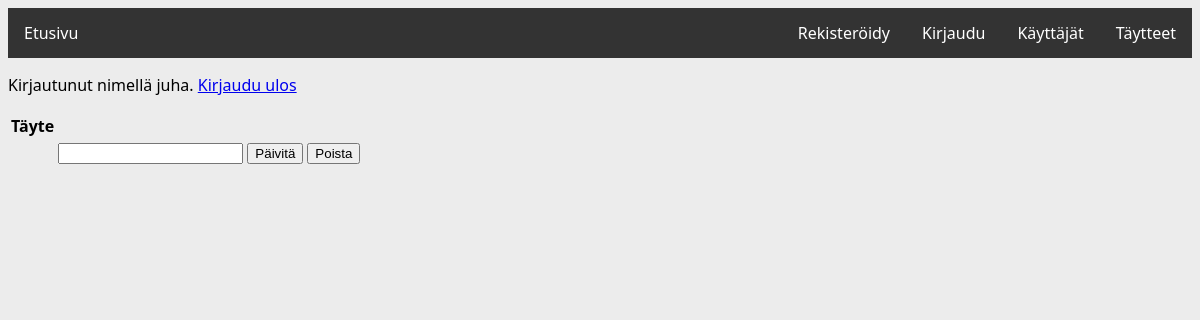
The page /taytteet/3/ (signed in) on the database as committed earlier.
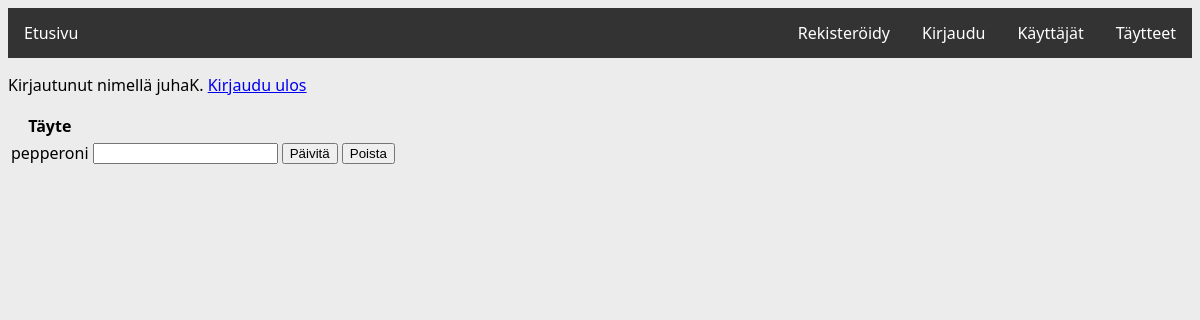
The same page on the database as committed later.
### application/auth/models.py (models this page shows, shortened)
class User(db.Model):
    __tablename__ = "account"
    id = db.Column(db.Integer, primary_key=True)
    name = db.Column(db.String(144), nullable=False)
    phone = db.Column(db.Integer, nullable=False)
    address = db.Column(db.String(144), nullable=False)
    username = db.Column(db.String(144), nullable=False)
    password = db.Column(db.String(144), nullable=False)

### application/taytteet/models.py (models this page shows, shortened)
class Tayte(db.Model):
    __tablename__ = "topping"
    id = db.Column(db.Integer, primary_key=True)
    name = db.Column(db.String(144), nullable=False)

### application/taytteet/views.py (the view)
@app.route("/taytteet/<tayte_id>/", methods=["GET"])
@login_required
def taytteet_get_name(tayte_id):
    t = Tayte.query.get(tayte_id)
    return render_template("taytteet/tayte.html", tayte = t)

### application/__init__.py (called while the page is built)
@login_manager.user_loader
def load_user(user_id):
    return User.query.get(user_id)

### application/templates/taytteet/tayte.html (shortened to what this page needs)
{% extends "layout.html" %}
{% block body %}
  <table>
    <tr>
      <th>Täyte</th>
      <th></th>
    </tr>
    <tr>
      <td>{{ tayte.name }}</td>
      <td>
        <form method="POST" action="{{ url_for('taytteet_set_name', tayte_id=tayte.id) }}">
          <input type="text" name="name"/>
          <input type="submit" value="Päivitä"/>
        </form>
      </td>
      <td>
        <form method="POST" action="{{ url_for('taytteet_delete', tayte_id=tayte.id) }}">
            <input type="submit" value="Poista"/>
        </form>
    </td>
    </tr>
  </table>
{% endblock %}

### application/templates/layout.html (shortened to what this page needs)
<!DOCTYPE html>
  <html>
    <head>
      <link rel="stylesheet" href="{{ url_for('static', filename='css/main.css') }}">
    </head>
    <body>
      <ul id="menu">
        <li><a href="/">Etusivu</a></li>
	      <li style="float:right"><a href="{{ url_for('taytteet_index') }}">Täytteet</a></li>
        <li style="float:right"><a href="{{ url_for('user_index') }}">Käyttäjät</a></li>
        <li style="float:right"><a href="{{ url_for('auth_login') }}">Kirjaudu</a></li>
        <li style="float:right"><a href="{{ url_for('auth_signup') }}">Rekisteröidy</a></li>
      </ul>
      {% if current_user.is_authenticated %}
      <p>
        Kirjautunut nimellä {{ current_user.name }}. <a href="{{ url_for('auth_logout') }}">Kirjaudu ulos</a>
      </p>
      {% else %}
      <p>
        <a href="{{ url_for('auth_login') }}">Kirjaudu sisään</a>
      </p>
      {% endif %}
      {% block body %}{% endblock %}
    </body>
  </html>

Rows that differ between the two databases and show on the page:
changed User: name "juha" → "juhaK"
added Tayte: name "pepperoni"
